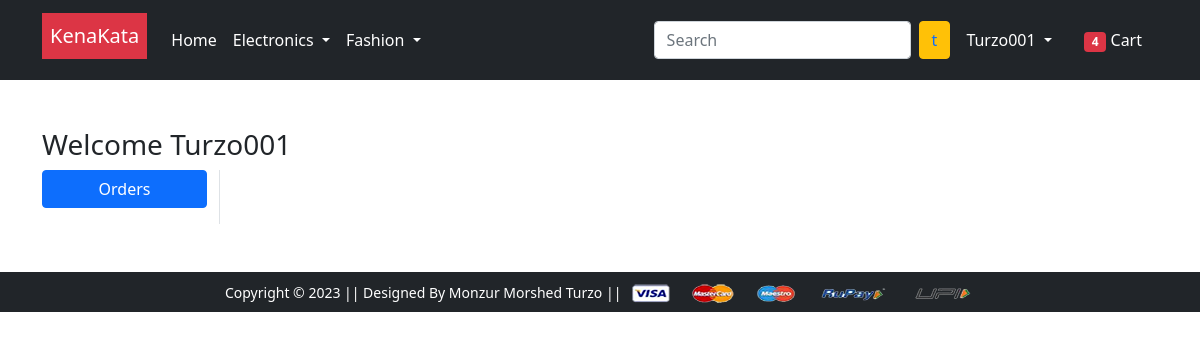
The page /orders/ (signed in) on the database as committed earlier.
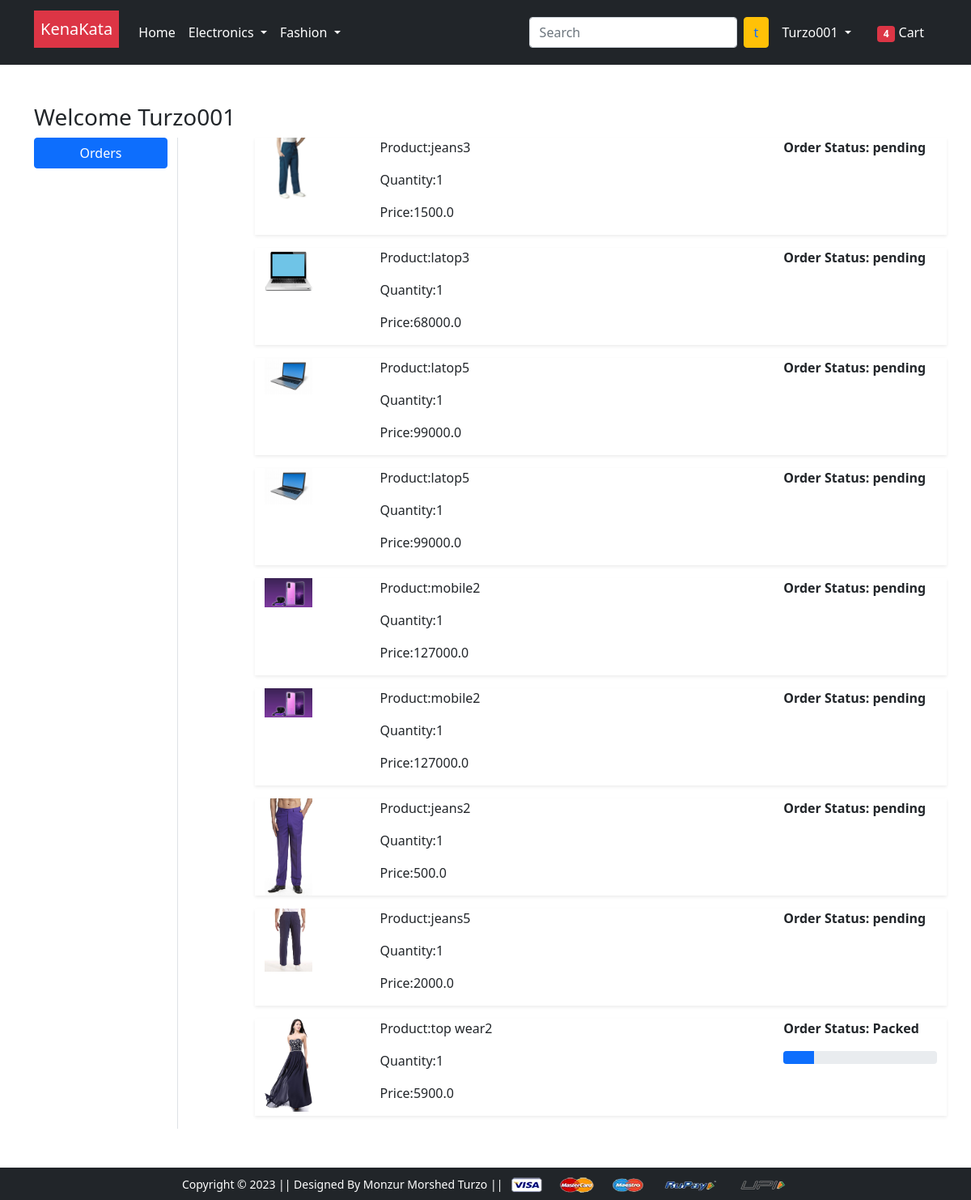
The same page on the database as committed later.
### app/models.py (models this page shows, shortened)
class Orderplaced(models.Model):
    user=models.ForeignKey(User, on_delete=models.CASCADE)
    customer=models.ForeignKey(Customer, on_delete=models.CASCADE)
    product=models.ForeignKey(Product, on_delete=models.CASCADE)
    quantity=models.PositiveIntegerField(default=1)
    ordered_date=models.DateTimeField(auto_now_add=True)
    status=models.CharField(max_length=50,choices=STATUS_CHOICES,default='pending')
    @property
    def total_cost(self):
        return self.quantity * self.product.discounted_price

class Product(models.Model):
    title=models.CharField(max_length=100)
    selling_price=models.FloatField()
    discounted_price=models.FloatField()
    description=models.TextField()
    brand=models.CharField(max_length=100)
    catagory=models.CharField(choices=CATAGORY_CHOICES,max_length=2)
    product_image=models.ImageField(upload_to='productimg')

### app/views.py (the view)
# urls.py: path('orders/', views.orders, name='orders'),
@login_required
def orders(request):
    op= Orderplaced.objects.filter(user=request.user)
    return render(request, 'app/orders.html',{'order_placed':op})

### app/templates/app/orders.html (shortened to what this page needs)
{% extends 'app/base.html' %}
{% load static %}
{% block main-content %}
<div class="container my-5">
 <div class="row">
 <h3>Welcome <span class="text-capitalize">{{request.user}}</span></h3>
  <div class="col-sm-2 border-end">
   <ul class="list-unstyled">
    <li class="d-grid"><a href="{% url 'orders' %}" class="btn btn-primary">Orders</a></li>
   </ul>
  </div>
  <div class="col-sm-9 offset-sm-1">
    {% for op in order_placed %}
    <div class="row shadow-sm mb-3">
        <div class="col-sm-2">
        <img src="{{op.product.product_image.url}}" alt="" srset="" class="img-fluid" height="20%" width="50%">
    </div>
    <div class="col-sm-7">
        <p>Product:{{op.product.title}}</p>
        <p>Quantity:{{op.quantity}}</p>
        <p>Price:{{op.total_cost}}</p>
    </div>
    <div class="col-sm-3 fw-bold">
        <p> Order Status: {{op.status}} </p>
        {% if op.status == 'Packed' %}
        <div class="progress">
            <div class="progress-bar" role="progressbar"
            style="width:20%"  aria-valuenow="20" aria-valuemin="0" aria-valuemax="100">
            </div></div>
        {% endif %}
    </div>
    </div>
    {% endfor %}
   </div>
  </div>
 </div>
{% endblock main-content %}

### app/templates/app/base.html (shortened to what this page needs)
<!doctype html>
{% load static %}
<html lang="en">
  <head>
    <link href="https://cdn.jsdelivr.net/npm/bootstrap@5.0.0-beta1/dist/css/bootstrap.min.css" rel="stylesheet">
    <link rel="stylesheet" href="{% static 'app/css/owl.carousel.min.css' %}">
    <link rel="stylesheet" href="{% static 'app/css/all.min.css' %}">
    <link rel="stylesheet" href="{% static 'app/css/style.css' %}">
  </head>
  <body>
    <nav class="navbar navbar-expand-lg navbar-dark bg-dark">
     <div class="container">
       <a class="navbar-brand" href="/"><div class="p-2 mb-2 bg-danger text-white">KenaKata</div></a>
       <div class="collapse navbar-collapse" id="navbarSupportedContent">
         <ul class="navbar-nav me-auto mb-2 mb-lg-0">
           <li class="nav-item">
             <a class="nav-link active" aria-current="page" href="/">Home</a>
           </li>
           <li class="nav-item dropdown">
             <a class="nav-link dropdown-toggle text-white" href="#" id="electronicsDropdown" role="button" data-bs-toggle="dropdown" aria-expanded="false">
               Electronics
             </a>
           </li>
           <li class="nav-item dropdown">
             <a class="nav-link dropdown-toggle text-white" href="#" id="fashionDropdown" role="button" data-bs-toggle="dropdown" aria-expanded="false">
               Fashion
             </a>
           </li>
         </ul>
         <form class="d-flex">
           <input class="form-control me-2" type="search" placeholder="Search" aria-label="Search">
           <button class="btn btn-warning" type="submit">
            <a id="GFG" href="{% url 'profile' %}"> {{request.user.username|make_list|first}} </a>
          </button>
         </form>
         <div>
          <ul class="navbar-nav me-auto mb-2 mb-lg-0">
            {% if request.user.is_authenticated %}
           <li class="nav-item dropdown mx-2">
              <a class="nav-link dropdown-toggle text-white" href="#" id="profileDropdown" role="button" data-bs-toggle="dropdown" aria-expanded="false">
                {{request.user.username|capfirst}}
              </a>
            </li>
            <li class="nav-item mx-2">
             <a href="{% url 'showcart' %}" class="nav-link text-white"><span class="badge bg-danger">4</span> Cart </a>
            </li>
            {% endif %}
          </ul>
         </div>
       </div>
     </div>
    </nav>
    {% block main-content %} {% endblock main-content %}
    <footer class="container-fluid bg-dark text-center p-2 mt-5">
        <small class="text-white">Copyright &copy; 2023 || Designed By Monzur Morshed Turzo || </small>
        <img src="{% static 'app/images/payment.png' %}" alt="" srcset="" class="img-fluid" height="2px">
    </footer>
  </body>
</html>

### app/templates/app/base.html (style rules this page uses)
#GFG { text-decoration: none; }

Rows that differ between the two databases and show on the page:
added Orderplaced: product.product_image (picture), product "jeans3", quantity "1", total_cost "1500.0", status "pending"
added Orderplaced: product.product_image (picture), product "latop3", quantity "1", total_cost "68000.0", status "pending"
added Orderplaced: product.product_image (picture), product "latop5", quantity "1", total_cost "99000.0", status "pending"
added Orderplaced: product.product_image (picture), product "latop5", quantity "1", total_cost "99000.0", status "pending"
added Orderplaced: product.product_image (picture), product "mobile2", quantity "1", total_cost "127000.0", status "pending"
added Orderplaced: product.product_image (picture), product "mobile2", quantity "1", total_cost "127000.0", status "pending"
added Orderplaced: product.product_image (picture), product "jeans2", quantity "1", total_cost "500.0", status "pending"
added Orderplaced: product.product_image (picture), product "jeans5", quantity "1", total_cost "2000.0", status "pending"
added Orderplaced: product.product_image (picture), product "top wear2", quantity "1", total_cost "5900.0", status "Packed"
